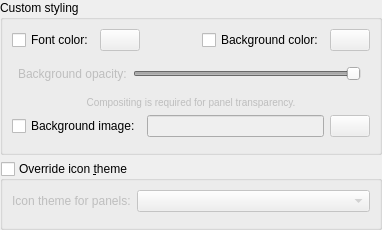
<?xml version="1.0" encoding="UTF-8"?>
<ui version="4.0">
 <class>ConfigStyling</class>
 <widget class="QWidget" name="ConfigStyling">
  <property name="geometry">
   <rect>
    <x>0</x>
    <y>0</y>
    <width>382</width>
    <height>225</height>
   </rect>
  </property>
  <property name="sizePolicy">
   <sizepolicy hsizetype="Minimum" vsizetype="Minimum">
    <horstretch>0</horstretch>
    <verstretch>0</verstretch>
   </sizepolicy>
  </property>
  <property name="windowTitle">
   <string>Configure Styling</string>
  </property>
  <layout class="QVBoxLayout" name="verticalLayout">
   <property name="leftMargin">
    <number>0</number>
   </property>
   <property name="topMargin">
    <number>0</number>
   </property>
   <property name="rightMargin">
    <number>0</number>
   </property>
   <property name="bottomMargin">
    <number>0</number>
   </property>
   <item>
    <widget class="QGroupBox" name="groupBox_2">
     <property name="sizePolicy">
      <sizepolicy hsizetype="Preferred" vsizetype="Minimum">
       <horstretch>0</horstretch>
       <verstretch>0</verstretch>
      </sizepolicy>
     </property>
     <property name="title">
      <string>Custom styling</string>
     </property>
     <layout class="QGridLayout" name="gridLayout_3">
      <item row="0" column="0" colspan="5">
       <widget class="QWidget" name="widget_6" native="true">
        <layout class="QHBoxLayout" name="horizontalLayout_6">
         <property name="leftMargin">
          <number>0</number>
         </property>
         <property name="topMargin">
          <number>0</number>
         </property>
         <property name="rightMargin">
          <number>0</number>
         </property>
         <property name="bottomMargin">
          <number>0</number>
         </property>
         <item>
          <widget class="QCheckBox" name="checkBox_customFontColor">
           <property name="text">
            <string>Font color:</string>
           </property>
          </widget>
         </item>
         <item>
          <widget class="QPushButton" name="pushButton_customFontColor">
           <property name="enabled">
            <bool>false</bool>
           </property>
           <property name="styleSheet">
            <string notr="true"/>
           </property>
           <property name="text">
            <string/>
           </property>
           <property name="icon">
            <iconset theme="color-picker">
             <normaloff>../../../../../.designer/backup</normaloff>../../../../../.designer/backup</iconset>
           </property>
          </widget>
         </item>
         <item>
          <spacer name="horizontalSpacer_2">
           <property name="orientation">
            <enum>Qt::Horizontal</enum>
           </property>
           <property name="sizeType">
            <enum>QSizePolicy::MinimumExpanding</enum>
           </property>
           <property name="sizeHint" stdset="0">
            <size>
             <width>5</width>
             <height>20</height>
            </size>
           </property>
          </spacer>
         </item>
         <item>
          <widget class="QCheckBox" name="checkBox_customBgColor">
           <property name="text">
            <string>Background color:</string>
           </property>
          </widget>
         </item>
         <item>
          <widget class="QPushButton" name="pushButton_customBgColor">
           <property name="enabled">
            <bool>false</bool>
           </property>
           <property name="styleSheet">
            <string notr="true"/>
           </property>
           <property name="text">
            <string/>
           </property>
           <property name="icon">
            <iconset theme="color-picker">
             <normaloff>../../../../../.designer/backup</normaloff>../../../../../.designer/backup</iconset>
           </property>
          </widget>
         </item>
        </layout>
       </widget>
      </item>
      <item row="2" column="0" colspan="5">
       <widget class="QWidget" name="widget_3" native="true">
        <layout class="QHBoxLayout" name="horizontalLayout_3">
         <property name="spacing">
          <number>6</number>
         </property>
         <property name="leftMargin">
          <number>6</number>
         </property>
         <item>
          <widget class="QLabel" name="label_2">
           <property name="enabled">
            <bool>false</bool>
           </property>
           <property name="text">
            <string>Background opacity:</string>
           </property>
          </widget>
         </item>
         <item>
          <widget class="QSlider" name="slider_opacity">
           <property name="enabled">
            <bool>false</bool>
           </property>
           <property name="maximum">
            <number>100</number>
           </property>
           <property name="pageStep">
            <number>5</number>
           </property>
           <property name="value">
            <number>100</number>
           </property>
           <property name="orientation">
            <enum>Qt::Horizontal</enum>
           </property>
          </widget>
         </item>
        </layout>
       </widget>
      </item>
      <item row="3" column="0" colspan="5">
       <widget class="QLabel" name="compositingL">
        <property name="enabled">
         <bool>false</bool>
        </property>
        <property name="text">
         <string>&lt;small&gt;Compositing is required for panel transparency.&lt;/small&gt;</string>
        </property>
        <property name="alignment">
         <set>Qt::AlignCenter</set>
        </property>
       </widget>
      </item>
      <item row="6" column="0" colspan="2">
       <widget class="QWidget" name="widget" native="true">
        <layout class="QHBoxLayout" name="horizontalLayout">
         <property name="leftMargin">
          <number>0</number>
         </property>
         <property name="topMargin">
          <number>0</number>
         </property>
         <property name="rightMargin">
          <number>0</number>
         </property>
         <property name="bottomMargin">
          <number>0</number>
         </property>
        </layout>
       </widget>
      </item>
      <item row="5" column="0">
       <widget class="QCheckBox" name="checkBox_customBgImage">
        <property name="text">
         <string>Background image:</string>
        </property>
       </widget>
      </item>
      <item row="5" column="1" colspan="4">
       <widget class="QWidget" name="widget_4" native="true">
        <layout class="QHBoxLayout" name="horizontalLayout_4">
         <property name="leftMargin">
          <number>0</number>
         </property>
         <property name="topMargin">
          <number>0</number>
         </property>
         <property name="rightMargin">
          <number>0</number>
         </property>
         <property name="bottomMargin">
          <number>0</number>
         </property>
         <item>
          <widget class="QLineEdit" name="lineEdit_customBgImage">
           <property name="enabled">
            <bool>false</bool>
           </property>
          </widget>
         </item>
         <item>
          <widget class="QPushButton" name="pushButton_customBgImage">
           <property name="enabled">
            <bool>false</bool>
           </property>
           <property name="styleSheet">
            <string notr="true"/>
           </property>
           <property name="text">
            <string/>
           </property>
           <property name="icon">
            <iconset theme="insert-image">
             <normaloff>../../../../../.designer/backup</normaloff>../../../../../.designer/backup</iconset>
           </property>
          </widget>
         </item>
        </layout>
       </widget>
      </item>
     </layout>
    </widget>
   </item>
   <item>
    <widget class="QGroupBox" name="groupBox_icon">
     <property name="toolTip">
      <string>A partial workaround for widget styles that
cannot give a separate theme to the panel.

You might also want to disable:

LXQt Appearance Configuration →
Icons Theme →
Colorize icons based on widget style (palette)</string>
     </property>
     <property name="title">
      <string>Override icon &amp;theme</string>
     </property>
     <property name="checkable">
      <bool>true</bool>
     </property>
     <property name="checked">
      <bool>false</bool>
     </property>
     <layout class="QFormLayout" name="formLayout_2">
      <property name="formAlignment">
       <set>Qt::AlignLeading|Qt::AlignLeft|Qt::AlignVCenter</set>
      </property>
      <item row="0" column="0">
       <widget class="QLabel" name="label_3">
        <property name="text">
         <string>Icon theme for panels:</string>
        </property>
       </widget>
      </item>
      <item row="0" column="1">
       <widget class="QComboBox" name="comboBox_icon"/>
      </item>
      <item row="1" column="1">
       <spacer name="verticalSpacer">
        <property name="orientation">
         <enum>Qt::Vertical</enum>
        </property>
        <property name="sizeHint" stdset="0">
         <size>
          <width>20</width>
          <height>0</height>
         </size>
        </property>
       </spacer>
      </item>
     </layout>
    </widget>
   </item>
  </layout>
 </widget>
 <resources/>
 <connections>
  <connection>
   <sender>checkBox_customBgColor</sender>
   <signal>toggled(bool)</signal>
   <receiver>pushButton_customBgColor</receiver>
   <slot>setEnabled(bool)</slot>
  </connection>
  <connection>
   <sender>checkBox_customBgImage</sender>
   <signal>toggled(bool)</signal>
   <receiver>lineEdit_customBgImage</receiver>
   <slot>setEnabled(bool)</slot>
  </connection>
  <connection>
   <sender>checkBox_customBgImage</sender>
   <signal>toggled(bool)</signal>
   <receiver>pushButton_customBgImage</receiver>
   <slot>setEnabled(bool)</slot>
  </connection>
  <connection>
   <sender>checkBox_customFontColor</sender>
   <signal>toggled(bool)</signal>
   <receiver>pushButton_customFontColor</receiver>
   <slot>setEnabled(bool)</slot>
  </connection>
  <connection>
   <sender>checkBox_customBgColor</sender>
   <signal>toggled(bool)</signal>
   <receiver>slider_opacity</receiver>
   <slot>setEnabled(bool)</slot>
  </connection>
  <connection>
   <sender>checkBox_customBgColor</sender>
   <signal>toggled(bool)</signal>
   <receiver>label_2</receiver>
   <slot>setEnabled(bool)</slot>
  </connection>
  <connection>
   <sender>checkBox_customBgColor</sender>
   <signal>toggled(bool)</signal>
   <receiver>compositingL</receiver>
   <slot>setEnabled(bool)</slot>
  </connection>
 </connections>
</ui>
